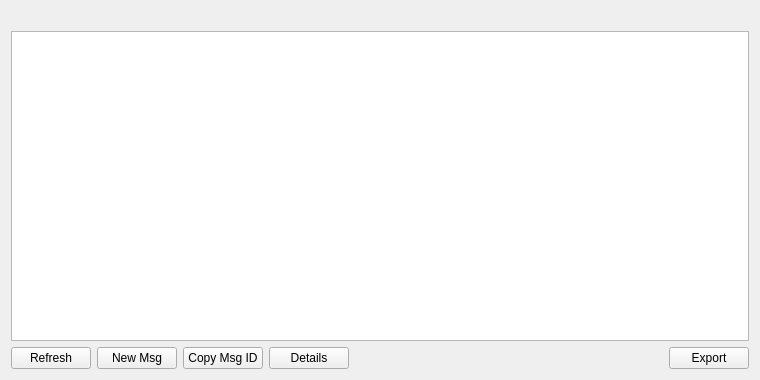
<?xml version="1.0" encoding="UTF-8"?>
<ui version="4.0">
 <class>MessageListPage</class>
 <widget class="QWidget" name="MessageListPage">
  <property name="geometry">
   <rect>
    <x>0</x>
    <y>0</y>
    <width>760</width>
    <height>380</height>
   </rect>
  </property>
  <property name="windowTitle">
   <string>Message List</string>
  </property>
  <layout class="QVBoxLayout" name="verticalLayout">
   <item>
    <layout class="QHBoxLayout" name="horizontalLayout_2">
     <item>
      <widget class="QLabel" name="labelExplanation">
       <property name="textFormat">
        <enum>Qt::PlainText</enum>
       </property>
       <property name="wordWrap">
        <bool>true</bool>
       </property>
      </widget>
     </item>
    </layout>
   </item>
   <item>
    <widget class="QTableView" name="tableView">
     <property name="contextMenuPolicy">
      <enum>Qt::CustomContextMenu</enum>
     </property>
    </widget>
   </item>
   <item>
    <layout class="QHBoxLayout" name="horizontalLayout">
     <item>
      <widget class="QPushButton" name="refreshButton">
       <property name="toolTip">
        <string>Refresh message list</string>
       </property>
       <property name="text">
        <string>Refresh</string>
       </property>
      </widget>
     </item>
     <item>
      <widget class="QPushButton" name="newMessage">
       <property name="maximumSize">
        <size>
         <width>16777215</width>
         <height>48</height>
        </size>
       </property>
       <property name="toolTip">
        <string>Send a new message</string>
       </property>
       <property name="text">
        <string>New Msg</string>
       </property>
      </widget>
     </item>
     <item>
      <widget class="QPushButton" name="copyMessage">
       <property name="toolTip">
        <string>Copy the currently selected message to the system clipboard</string>
       </property>
       <property name="text">
        <string>Copy Msg ID</string>
       </property>
      </widget>
     </item>
     <item>
      <widget class="QPushButton" name="detailButton">
       <property name="toolTip">
        <string>Get message details</string>
       </property>
       <property name="text">
        <string>Details</string>
       </property>
      </widget>
     </item>
     <item>
      <spacer name="horizontalSpacer">
       <property name="orientation">
        <enum>Qt::Horizontal</enum>
       </property>
       <property name="sizeHint" stdset="0">
        <size>
         <width>40</width>
         <height>20</height>
        </size>
       </property>
      </spacer>
     </item>
     <item>
      <widget class="QPushButton" name="exportButton">
       <property name="toolTip">
        <string>Export the data in the current tab to a file</string>
       </property>
       <property name="text">
        <string>Export</string>
       </property>
      </widget>
     </item>
    </layout>
   </item>
  </layout>
 </widget>
 <resources>
  <include location="../gtacoin.qrc"/>
 </resources>
 <connections/>
</ui>
